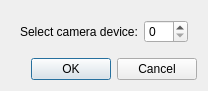
<?xml version="1.0" encoding="UTF-8"?>
<ui version="4.0">
 <class>CameraSelectionDialog</class>
 <widget class="QDialog" name="CameraSelectionDialog">
  <property name="geometry">
   <rect>
    <x>0</x>
    <y>0</y>
    <width>208</width>
    <height>69</height>
   </rect>
  </property>
  <property name="windowTitle">
   <string>Dialog</string>
  </property>
  <property name="modal">
   <bool>true</bool>
  </property>
  <layout class="QVBoxLayout" name="verticalLayout">
   <item>
    <widget class="QWidget" name="widget" native="true">
     <layout class="QHBoxLayout" name="horizontalLayout">
      <item>
       <widget class="QLabel" name="label">
        <property name="text">
         <string>Select camera device:</string>
        </property>
       </widget>
      </item>
      <item>
       <widget class="QSpinBox" name="deviceBox"/>
      </item>
     </layout>
    </widget>
   </item>
   <item>
    <widget class="QDialogButtonBox" name="buttonBox">
     <property name="orientation">
      <enum>Qt::Horizontal</enum>
     </property>
     <property name="standardButtons">
      <set>QDialogButtonBox::Cancel|QDialogButtonBox::Ok</set>
     </property>
    </widget>
   </item>
  </layout>
 </widget>
 <resources/>
 <connections>
  <connection>
   <sender>buttonBox</sender>
   <signal>accepted()</signal>
   <receiver>CameraSelectionDialog</receiver>
   <slot>accept()</slot>
   <hints>
    <hint type="sourcelabel">
     <x>248</x>
     <y>254</y>
    </hint>
    <hint type="destinationlabel">
     <x>157</x>
     <y>274</y>
    </hint>
   </hints>
  </connection>
  <connection>
   <sender>buttonBox</sender>
   <signal>rejected()</signal>
   <receiver>CameraSelectionDialog</receiver>
   <slot>reject()</slot>
   <hints>
    <hint type="sourcelabel">
     <x>316</x>
     <y>260</y>
    </hint>
    <hint type="destinationlabel">
     <x>286</x>
     <y>274</y>
    </hint>
   </hints>
  </connection>
 </connections>
</ui>
